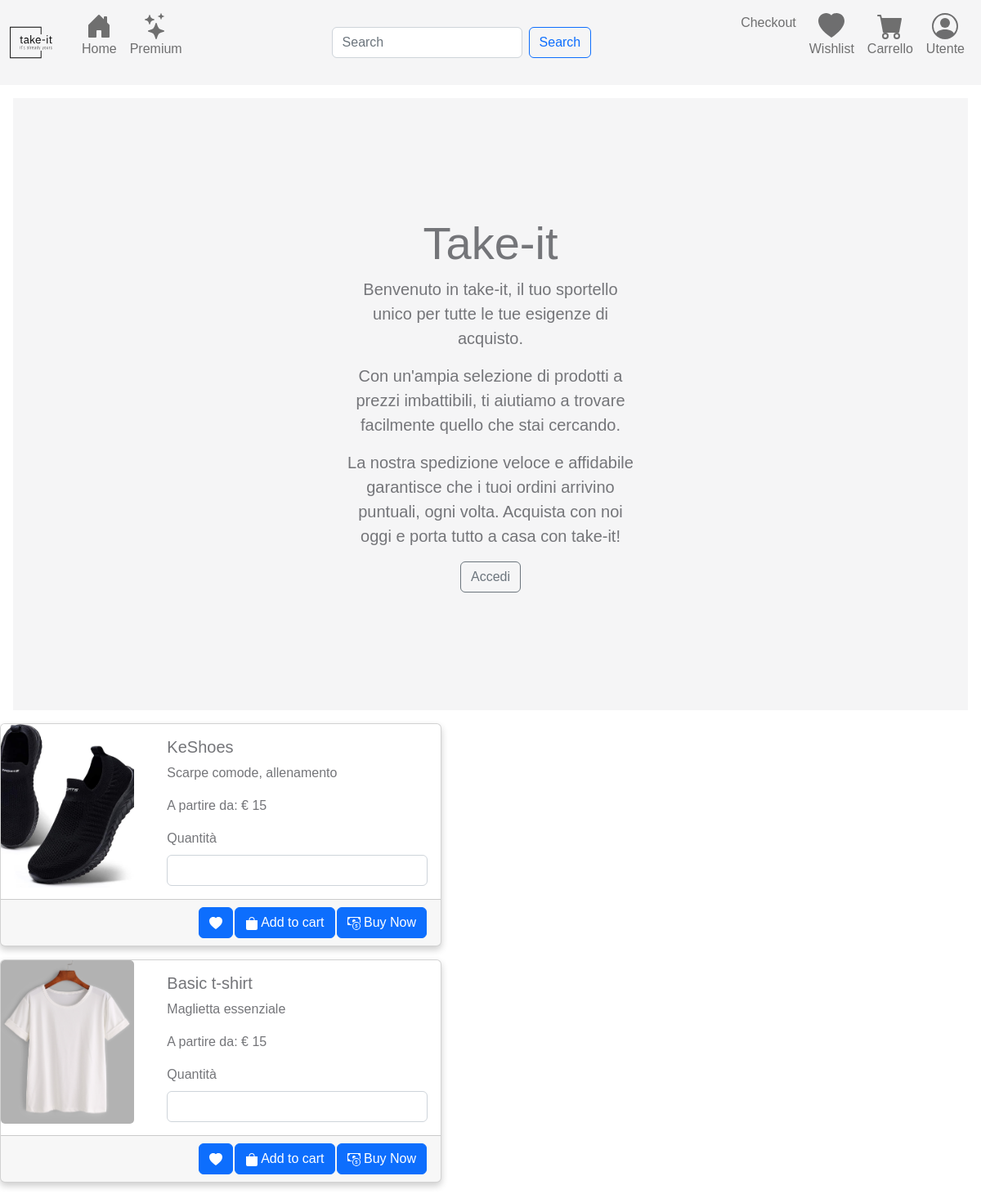
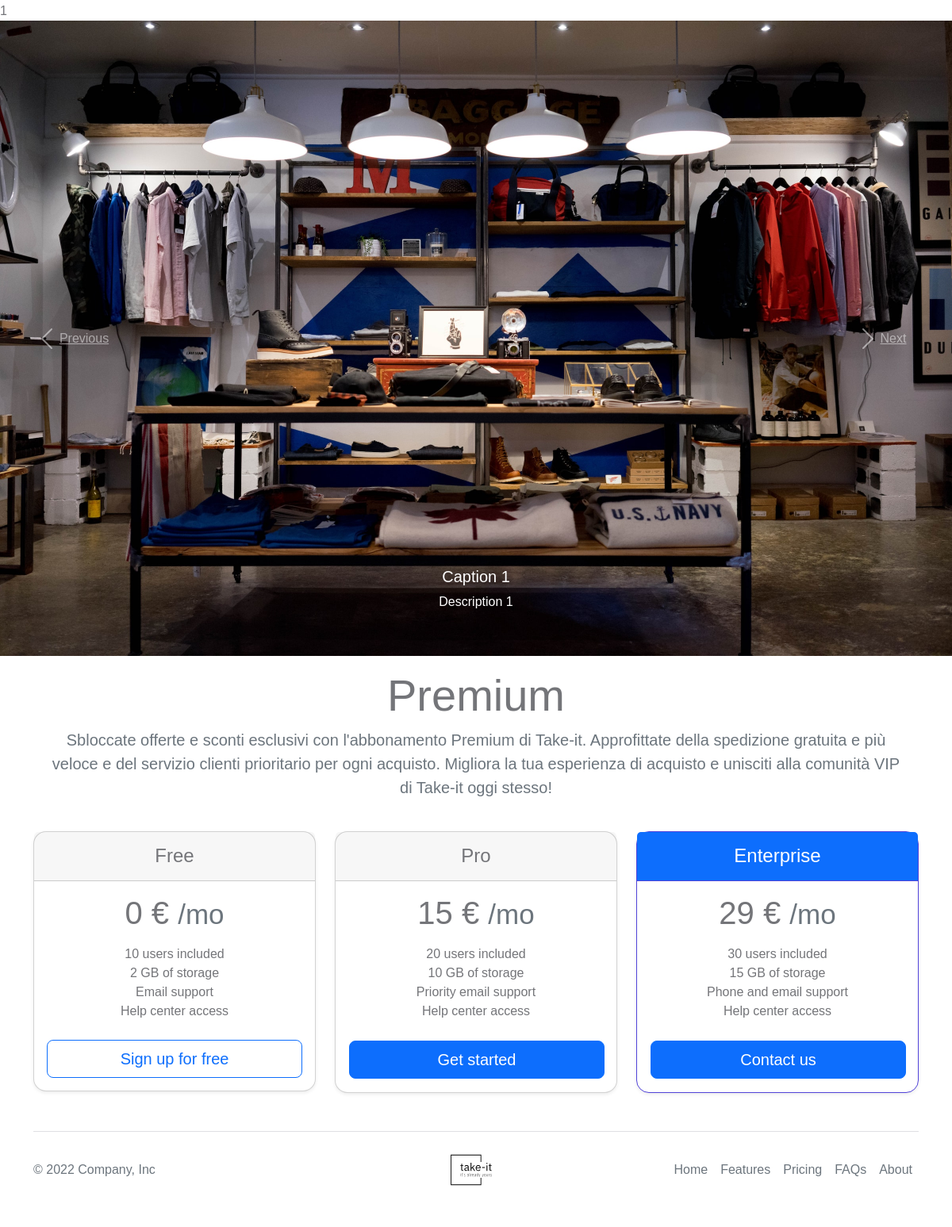
The page / on the database its author committed (2 pictures, top to bottom).
### tables this page shows
CREATE TABLE `Prodotto` (
  `Id` int(11) NOT NULL,
  `Nome` varchar(50) NOT NULL,
  `Descrizione` varchar(50) NOT NULL,
  `Immagine` varchar(300) NOT NULL,
  `Dim_id` int(11) NOT NULL,
  `Categoria_id` int(11) NOT NULL,
  `Status` int(11) NOT NULL,
  `Timestamp` timestamp NOT NULL DEFAULT current_timestamp()
);

CREATE TABLE `Articolo` (
  `Id` int(11) NOT NULL,
  `Prezzo` varchar(100) NOT NULL,
  `Utente_id` int(11) NOT NULL,
  `Prodotto_id` int(11) NOT NULL,
  `Status` int(11) NOT NULL,
  `Timestamp` timestamp NOT NULL DEFAULT current_timestamp()
);

### index.php (called while the page is built, shortened)
<?php
include("./src/classes/Dbh.php");
require_once("./script/productManager.script.php");
require_once("./templates/views/user/index.php");
require_once("./templates/base.php");

### src/classes/Dbh.php (called while the page is built, shortened)
<?php
class Dbh
{
    protected mysqli $connection;
    public function __construct($dbhost = 'localhost', $dbuser = 'root', $dbpass = '', $dbname = 'e-commerce', $charset = 'utf8')
    {
        try {
            $this->connection = new mysqli($dbhost, $dbuser, $dbpass, $dbname);
            $this->connection->set_charset($charset);
        } catch (Exception $e) {
            echo "[Dbh:26] Sono qui";
            echo "Connection failed: " . mysqli_connect_error();
        }
    }
    public function execute($sql, ...$params): array|int|string
    {
        $types = "";
        if ($stmt = $this->connection->prepare($sql)) {
            if (!$stmt->execute()) {
                return "Execute failed: (" . $stmt->errno . ") " . $stmt->error;
            }
            if ($stmt->errno == 0) {
                $result = $stmt->get_result();
                return $result->fetch_all(MYSQLI_ASSOC);
            } else {
                return "Errore" . $stmt->errno;
            }
        } else {
            return 'Unable to prepare MySQL statement (check your syntax) - ' . $this->connection->error;
        }
    }
    public function selectSpecificField(string $tableName, string $field, string $where): int|string|array|null
    {
        $query = "SELECT `$field` FROM `$tableName` WHERE $where";
        $response = $this->execute($query);
        return !empty($response) && $response[0] !== null && $response[0][$field] !== null
            ? $response[0][$field]
            : null;
    }
    public function getProducts(): array|int|string
    {
        $query = "SELECT * FROM `Prodotto` WHERE Id != 1";
        return $this->execute($query);
    }
}

### script/productManager.script.php (called while the page is built, shortened)
<?php
$dbh = new Dbh();
$products = $dbh->getProducts();

### templates/views/components/productCard.php (the view, shortened to what this page needs)
<section>
    <?php
    $dbh = new Dbh();
    $products = $dbh->getProducts();
    if (is_array($products)) {
        foreach ($products as $product) {
            echo '<form method="post">';
            $whereProductId = "`Id` = " . $product[ID];
            $currentProductImage = $dbh->selectSpecificField(PRODOTTO, IMMAGINE, $whereProductId);
            $currentProductName = $dbh->selectSpecificField(PRODOTTO, NOME, $whereProductId);
            $currentProductDescription = $dbh->selectSpecificField(PRODOTTO, DESCRIZIONE, $whereProductId);
            $currentProductPrice = $dbh->selectSpecificField(ARTICOLO, PREZZO, $whereProductId);
            if ($currentProductImage !== null && $currentProductName !== null
                && $currentProductDescription !== null && $currentProductPrice !== null) {
                if (!isset($_SESSION[ID])) {
                    echo '
                             <div class="card mb-3" style="max-width: 540px;">
                                    <div class="row no-gutters">
                                        <div class="col-md-4">
                                            <img src="'. UPLOADS. '/' . $product[IMMAGINE] .'" class="card-img" alt="Product Image">
                                        </div>
                                        <div class="col-md-8">
                                            <div class="card-body" name="product-id" value="' . $product[ID] . '">
                                                <h5 class="card-title" >' . $currentProductName . '</h5>
                                                <p class="card-text" >' . $currentProductDescription . '</p>
                                                <div class="card-price">
                                                    <p class="card-text">A partire da: ' . EURO . ' ' . $currentProductPrice . '</p>
                                                    <label for="article-quantity" class="form-label">Quantità</label>
                                                    <input type="number" min="1" class="form-control" id="product-name" name="article-quantity"  />
                                        </div>
                                        <div class="card-size">';
                    drawCardFooter($product[ID]);
                }
            }
        }
    }
    ?>
</section>
<?php
function drawCardFooter($productId): void
{
    echo '
                    </div>
                    </div>
                    </div>
                    </div>
                    <div class="card-footer d-flex justify-content-end">
                            <button class="btn btn-primary ml-auto" type="submit" name="add-product-' . $productId . '-in-wishlist">
                                <svg xmlns="http://www.w3.org/2000/svg" width="16" height="16" fill="currentColor" class="bi bi-heart-fill" viewBox="0 0 16 16">
                                    <path fill-rule="evenodd" d="M8 1.314C12.438-3.248 23.534 4.735 8 15-7.534 4.736 3.562-3.248 8 1.314z"/>
                                </svg>
                            </button>
                            <button class="btn btn-primary ml-auto" type="submit" name="add-article-' . $productId . '-in-cart">
                                <svg xmlns="http://www.w3.org/2000/svg" width="16" height="16" fill="currentColor" class="bi bi-bag-fill" viewBox="0 0 16 16">
                                    <path d="M8 1a2.5 2.5 0 0 1 2.5 2.5V4h-5v-.5A2.5 2.5 0 0 1 8 1zm3.5 3v-.5a3.5 3.5 0 1 0-7 0V4H1v10a2 2 0 0 0 2 2h10a2 2 0 0 0 2-2V4h-3.5z"/>
                                </svg>
                                Add to cart
                            </button>
                            <button class="btn btn-primary ml-auto" type="submit" name="buy-now-' . $productId . '">
                                Buy Now
                            </button>
                        </div>
                    </div>
                </form>';
    }
?>

### rows shown on the page
prodotto: Immagine (picture), currentProductName "KeShoes", currentProductDescription "Scarpe comode, allenamento", Id.Prezzo "15"
prodotto: Immagine (picture), currentProductName "Basic t-shirt", currentProductDescription "Maglietta essenziale", Id.Prezzo "15"

### other values the page prints
require './templates/views/components/productCard.php' "1"
EURO "€"
